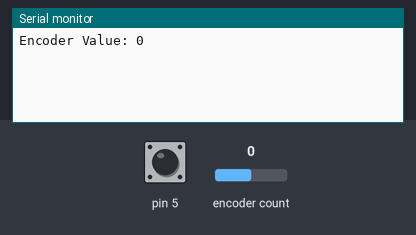
Simulated run of this sketch. Board: Arduino Uno, built with avr-gcc and run on an emulated ATmega328P. Shown: the last lines printed to the serial monitor. The inputs (shaded band) are chosen by the test bench; at power-on: pin 5 HIGH, encoder count 0.

Above: at 1.2 s.
1.3 s: pin 5 pulled LOW for 0.15 s
At 2.8 s:
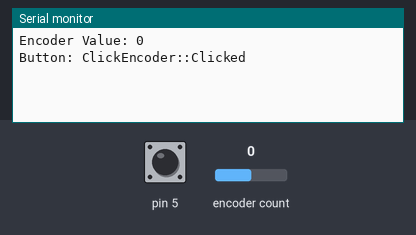
3.5 s: pin 5 pulled LOW for 3.2 s
At 7.9 s:
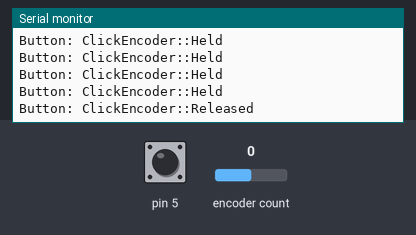
8.2 s: encoder count set to 1
At 9.3 s:
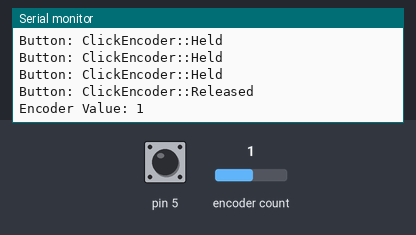
9.7 s: encoder count set to 2
At 10.4 s:
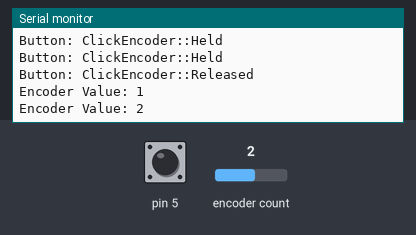
11.2 s: pin 5 driven LOW
14.2 s: encoder count set to 3
At 14.7 s:
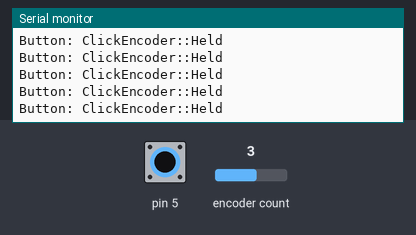
Timing chart, 0 to 17.2 s (numbered marks = the images above; inputs shaded):
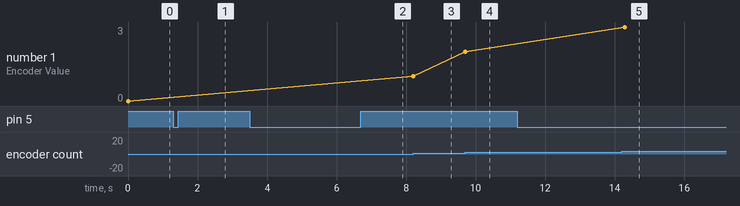

The sketch:

ClickEncoderTest.ino
```cpp
#include <ClickEncoder.h>
#include <TimerOne.h>

ClickEncoder *encoder;
int16_t last, value;

void timerIsr() {
  encoder->service();
}

void setup() {
  Serial.begin(9600);
  encoder = new ClickEncoder(4, 3, 5);

  Timer1.initialize(1000);
  Timer1.attachInterrupt(timerIsr);

  last = -1;
}

void loop() {
  value += encoder->getValue();

  if (value != last) {
    last = value;
    Serial.print("Encoder Value: ");
    Serial.println(value);
  }

  ClickEncoder::Button b = encoder->getButton();
  if (b != ClickEncoder::Open) {
    Serial.print("Button: ");
    #define VERBOSECASE(label) case label: Serial.println(#label); break;
    switch (b) {
      VERBOSECASE(ClickEncoder::Pressed);
      VERBOSECASE(ClickEncoder::Held)
      VERBOSECASE(ClickEncoder::Released)
      VERBOSECASE(ClickEncoder::Clicked)
      case ClickEncoder::DoubleClicked:
          Serial.println("ClickEncoder::DoubleClicked");
          encoder->setAccelerationEnabled(!encoder->getAccelerationEnabled());
          Serial.print("  Acceleration is ");
          Serial.println((encoder->getAccelerationEnabled()) ? "enabled" : "disabled");
        break;
    }
  }
}
```

Measured:
- after the input at 1.3 s, the serial monitor: prints a new line after 0.75 s (image 1)
- after the input at 3.5 s, the serial monitor: prints a new line after 1.2 s (image 2)
- after the input at 8.2 s, the serial monitor: prints a new line at once (image 3)
- after the input at 9.7 s, the serial monitor: prints a new line at once (image 4)
- after the input at 14.2 s, the serial monitor: prints a new line after 0.09 s (image 5)
- plotted number 1: 0 → 1 after the input at 8.2 s, 1 → 2 after the input at 9.7 s, 2 → 3 after the input at 14.2 s
